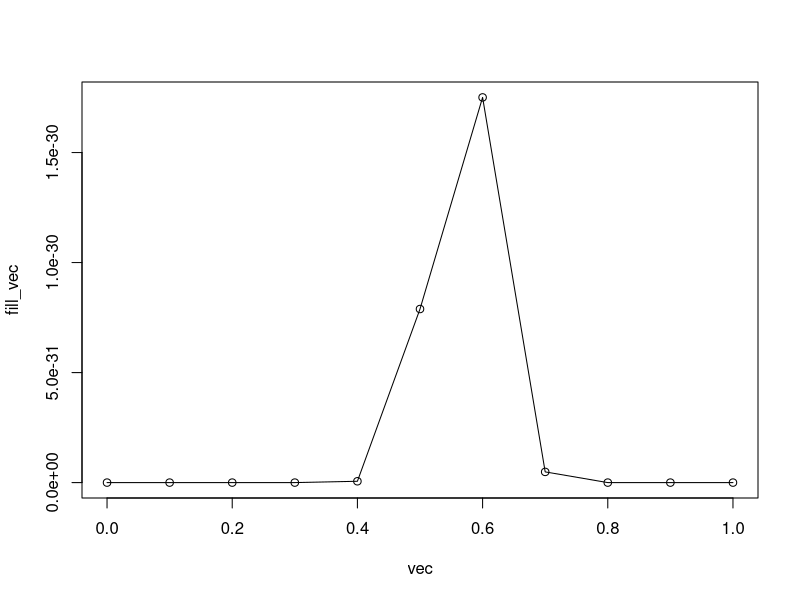

Write the R code that produced this figure.

# question 3.1 b

three.one <- function(x)
{
  one <- x^57
  two <- (1-x)^43
  three <- one*two
  print(three)
}

vec <- seq(0,1,0.1)
fill_vec <- rep(0, length(vec))

for(i in 1:11) 
  {
  input <- three.one(vec[i])
  print(vec[i])
  print(input)
  
  fill_vec[i] <- input
  }

plot(vec, fill_vec, type = "o")


(gamma(58)*gamma(44)) / gamma(102)

#3.1 part c
